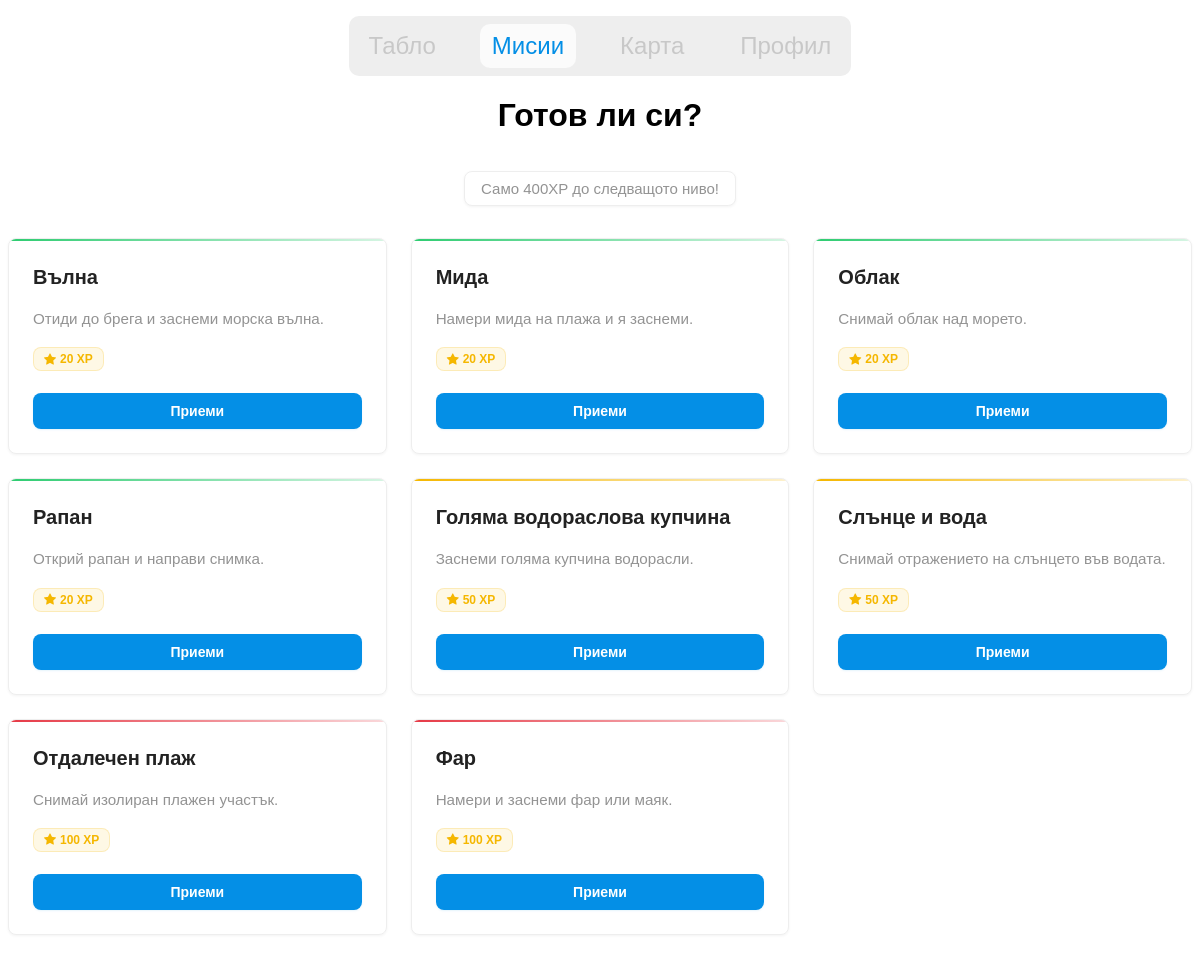
The app's page /tasks/ (signed in) with its own data.
### beaches/models.py (models this page shows, shortened)
class Task(models.Model):
    DIFFICULTY_CHOICES = [
        ('easy', 'Лесно'),
        ('medium', 'Средно'),
        ('hard', 'Трудно'),
    ]
    CATEGORY_CHOICES = [
        ('clean', 'Погрижи се природата'),
        ('photo', 'Снимай'),
        ('observe', 'Научи за фауната'),
    ]
    title = models.CharField(max_length=200, default="Task")
    description = models.TextField(max_length=100, null=True)
    user_desc = models.TextField(max_length=1000, null=True)
    difficulty = models.CharField(max_length=10, choices=DIFFICULTY_CHOICES, default="easy")
    category = models.CharField(max_length=20, choices=CATEGORY_CHOICES, default="photo")
    date_assigned = models.DateField(null=True, blank=True)
    reward = models.PositiveIntegerField(default=10)
    is_daily = models.BooleanField(default=False)
    icon = models.CharField(null=True, blank=True, default="bi bi-bullseye")

### beaches/views.py (the view)
# urls.py: path("tasks/", views.tasks_view, name="tasks"),
@login_required
def tasks_view(request):
    profile = models.UserProfile.objects.get(user=request.user)
    all_tasks = models.Task.objects.all()
    accepted_tasks = models.AcceptedTask.objects.filter(
        user_profile=profile, status='accepted'
    )
    completed_tasks = models.AcceptedTask.objects.filter(
        user_profile=profile, status='completed'
    )
    xp_to_next_level = profile.xp_for_next_level - profile.xp
    context = {
        "tasks": all_tasks,
        "accepted_ids": list(accepted_tasks.values_list("task_id", flat=True)),
        "completed_ids": list(completed_tasks.values_list("task_id", flat=True)),
        "xp_to_next_level": xp_to_next_level,
        "current_xp": profile.xp,
        "current_level": profile.level,
        "xp_next": profile.xp_for_next_level,
    }
    return render(request, "app/gamification/tasks.html", context)

### beaches/models.py (called while the page is built)
    @property
    def level(self):
        return max(1, int(0.1 * math.sqrt(self.xp)))

    @property
    def xp_for_next_level(self):
        next_level = self.level + 1
        return int((next_level / 0.1) ** 2)

### beaches/templates/app/gamification/tasks.html (shortened to what this page needs)
{% load static %}
{% load widget_tweaks %}
<!DOCTYPE html>
<html lang="en">
<head>
    <link rel="stylesheet" href="{% static 'alert.css' %}">
    <link rel="stylesheet" href="{% static 'nav.css' %}">
    <link rel="stylesheet" href="{% static 'tasks.css' %}?v={{timestamp}}">
    <link rel="stylesheet" href="https://cdn.jsdelivr.net/npm/bootstrap-icons@1.13.1/font/bootstrap-icons.min.css">
</head>
<body>
    {% include 'app/components/navbar.html' %}
    <center><h1>Готов ли си?</h1></center>
    <p class="xp-next">Само {{ xp_next }}XP до следващото ниво!</p>
    <div class="task-wrapper">
        {% for task in tasks %}
           <div class="task
                {% if task.difficulty %} {{ task.difficulty }}{% endif %}
            ">
                <h2 class="task-title">{{ task.title }}</h2>
                <p class="task-desc">{{ task.user_desc }}</p>
                <p class="task-reward"><i class="bi bi-star-fill"></i> {{ task.reward }} XP</p>
                {% if task.id in completed_ids %}
                    <p class="text-green"><i class="bi bi-check-lg"></i> Изпълнено</p>
                {% else %}
                    <form action="{% url 'accept_task' task.id %}" method="POST" class="mt-3">
                        <button class="btn-primary">Приеми</button>
                    </form>
                {% endif %}
            </div>
        {% empty %}
            <p>Нямате мисии...</p>
        {% endfor %}
    </div>
</body>
</html>

### static/nav.css (style rules this page uses)
body { font-family: "Onest", sans-serif; padding-bottom: 60px; }

### static/tasks.css (style rules this page uses)
:root { color-scheme: light dark; --color-primary: #048fe6; --color-success: #2ecc71; --color-danger: #e63946; --color-warning: #f5b700; --text-dark: #222222; --text-light: #f8f8f8; --text-help-light: #939393; --placeholder-light: #c8c8c8; --bg-page: #fafafa; --bg-card: #ffffff; --input-bg-light: #fafafa; --border-subtle-light: #eeeeee; --shadow-sm: 0 1px 3px rgba(0, 0, 0, 0.05); --shadow-md: 0 2px 8px rgba(0, 0, 0, 0.08); --radius: 8px; --spacing-xs: 8px; --spacing-sm: 12px; --spacing-md: 16px; --spacing-lg: 24px; --spacing-xl: 32px; }
html { scroll-behavior: smooth; }
.xp-next { text-align: center; font-size: clamp(0.8125rem, 2vw, 0.9375rem); font-weight: 500; color: var(--text-help-light); margin-bottom: var(--spacing-xl); padding: 8px 16px; background: var(--bg-card); border-radius: var(--radius); border: 1px solid var(--border-subtle-light); display: inline-block; position: relative; left: 50%; transform: translateX(-50%); animation: fadeInUp 0.6s ease-out 0.2s both; box-shadow: var(--shadow-sm); transition: all 0.3s ease; }
.task-wrapper { max-width: 1200px; margin: 0 auto; display: grid; grid-template-columns: repeat(auto-fill, minmax(320px, 1fr)); gap: var(--spacing-lg); animation: fadeIn 0.6s ease-out 0.4s both; }
.task { background: var(--bg-card); border-radius: var(--radius); padding: var(--spacing-lg); box-shadow: var(--shadow-sm); border: 1px solid var(--border-subtle-light); transition: all 0.2s ease; display: flex; flex-direction: column; gap: var(--spacing-md); position: relative; overflow: hidden; }
.task::before { content: ""; position: absolute; top: 0; left: 0; right: 0; height: 2px; background: transparent; transition: all 0.3s ease; }
.task.easy::before { background: linear-gradient(to right, var(--color-success), rgba(46, 204, 113, 0.2)); }
.task.medium::before { background: linear-gradient(to right, var(--color-warning), rgba(245, 183, 0, 0.2)); }
.task.hard::before { background: linear-gradient(to right, var(--color-danger), rgba(230, 57, 70, 0.2)); }
.task-title { font-size: 1.25rem; font-weight: 600; color: var(--text-dark); margin: 0; line-height: 1.4; }
.task-desc { font-size: 0.95rem; color: var(--text-help-light); line-height: 1.6; margin: 0; flex-grow: 1; }
.task-reward { display: inline-flex; align-items: center; gap: 4px; font-size: 0.75rem; font-weight: 600; color: var(--color-warning); background: rgba(245, 183, 0, 0.1); padding: 4px 10px; border-radius: var(--radius); margin: 0; width: fit-content; border: 1px solid rgba(245, 183, 0, 0.2); }
.task .mt-3 { margin-top: 6px; display: flex; flex-direction: column; gap: 6px; }
.btn-primary { display: inline-flex; align-items: center; justify-content: center; gap: var(--spacing-xs); padding: 10px 20px; background: var(--color-primary); color: white; font-family: "Onest", sans-serif; font-size: 0.875rem; font-weight: 600; border: none; border-radius: var(--radius); cursor: pointer; transition: all 0.2s ease; box-shadow: 0 1px 2px rgba(4, 143, 230, 0.1); }

### records on screen
Task: title "Вълна", user_desc "Отиди до брега и заснеми морска вълна.", reward "20", shows "Приеми"
Task: title "Мида", user_desc "Намери мида на плажа и я заснеми.", reward "20", shows "Приеми"
Task: title "Облак", user_desc "Снимай облак над морето.", reward "20", shows "Приеми"
Task: title "Рапан", user_desc "Открий рапан и направи снимка.", reward "20", shows "Приеми"
Task: title "Голяма водораслова купчина", user_desc "Заснеми голяма купчина водорасли.", reward "50", shows "Приеми"
Task: title "Слънце и вода", user_desc "Снимай отражението на слънцето във водата.", reward "50", shows "Приеми"
Task: title "Отдалечен плаж", user_desc "Снимай изолиран плажен участък.", reward "100", shows "Приеми"
Task: title "Фар", user_desc "Намери и заснеми фар или маяк.", reward "100", shows "Приеми"

### other values on screen
{{ xp_next }} "400"
